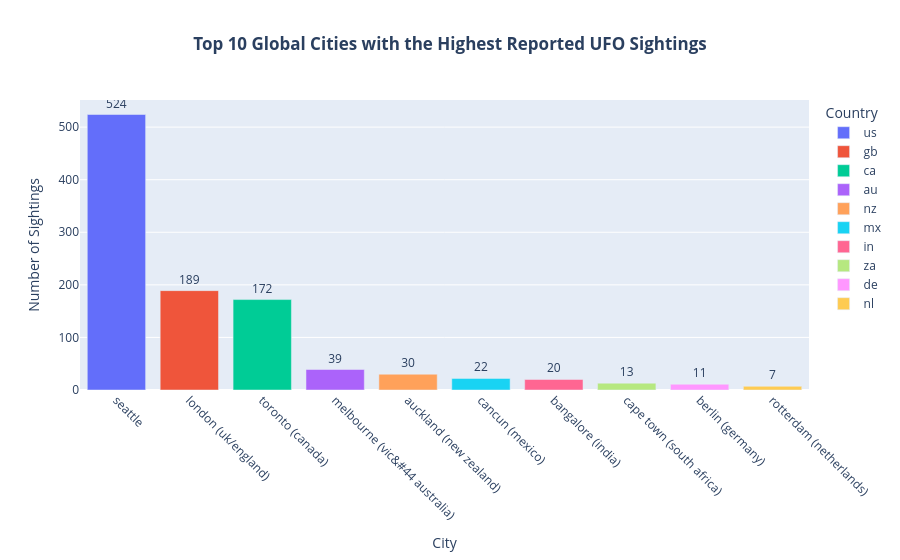

Notebook code cell kept with this figure:
### Markdown cell above
**Why This Chart Type?**:
- A bar chart makes cross-country comparison intuitive.
- Labels placed outside bars avoid clutter and meet readability standards.
- Country-color encoding reinforces geographic grouping.

**Design and Integrity Notes**
- City names were not standardized beyond dataset values; spelling variants may reflect reporting inconsistencies.
- The bars represent unadjusted counts, showing the total number of reported sightings without accounting for population size.
- This visualization does not imply any causal or behavioral mechanism.

### Code cell
import plotly.express as px

fig = px.bar(
    top_city_per_country,
    x="city",
    y="sighting_count",
    color="country_final",
    title="<b>Top 10 Global Cities with the Highest Reported UFO Sightings</b>",
    labels={
        "city": "City",
        "sighting_count": "Number of Sightings",
        "country_final": "Country"
    },
    text="sighting_count",
)

fig.update_traces(textposition="outside")

fig.update_layout(
    xaxis_tickangle=45,
    title_x=0.5,
    showlegend=True,
    bargap=0.2
)

fig.show()

### Figure 1 — Plotly figure (JSON) as saved in the notebook; plotly's stock layout.template omitted (floating-point values rounded to 4 significant figures)
{"data": [{"hovertemplate": "Country=us<br>City=%{x}<br>Number of Sightings=%{text}<extra></extra>", "legendgroup": "us", "marker": {"color": "#636efa", "pattern": {"shape": ""}}, "name": "us", "orientation": "v", "showlegend": true, "text": [524.0], "textposition": "outside", "type": "bar", "x": ["seattle"], "xaxis": "x", "y": [524], "yaxis": "y"}, {"hovertemplate": "Country=gb<br>City=%{x}<br>Number of Sightings=%{text}<extra></extra>", "legendgroup": "gb", "marker": {"color": "#EF553B", "pattern": {"shape": ""}}, "name": "gb", "orientation": "v", "showlegend": true, "text": [189.0], "textposition": "outside", "type": "bar", "x": ["london (uk/england)"], "xaxis": "x", "y": [189], "yaxis": "y"}, {"hovertemplate": "Country=ca<br>City=%{x}<br>Number of Sightings=%{text}<extra></extra>", "legendgroup": "ca", "marker": {"color": "#00cc96", "pattern": {"shape": ""}}, "name": "ca", "orientation": "v", "showlegend": true, "text": [172.0], "textposition": "outside", "type": "bar", "x": ["toronto (canada)"], "xaxis": "x", "y": [172], "yaxis": "y"}, {"hovertemplate": "Country=au<br>City=%{x}<br>Number of Sightings=%{text}<extra></extra>", "legendgroup": "au", "marker": {"color": "#ab63fa", "pattern": {"shape": ""}}, "name": "au", "orientation": "v", "showlegend": true, "text": [39.0], "textposition": "outside", "type": "bar", "x": ["melbourne (vic&#44 australia)"], "xaxis": "x", "y": [39], "yaxis": "y"}, {"hovertemplate": "Country=nz<br>City=%{x}<br>Number of Sightings=%{text}<extra></extra>", "legendgroup": "nz", "marker": {"color": "#FFA15A", "pattern": {"shape": ""}}, "name": "nz", "orientation": "v", "showlegend": true, "text": [30.0], "textposition": "outside", "type": "bar", "x": ["auckland (new zealand)"], "xaxis": "x", "y": [30], "yaxis": "y"}, {"hovertemplate": "Country=mx<br>City=%{x}<br>Number of Sightings=%{text}<extra></extra>", "legendgroup": "mx", "marker": {"color": "#19d3f3", "pattern": {"shape": ""}}, "name": "mx", "orientation": "v", "showlegend": true, "text": [22.0], "textposition": "outside", "type": "bar", "x": ["cancun (mexico)"], "xaxis": "x", "y": [22], "yaxis": "y"}, {"hovertemplate": "Country=in<br>City=%{x}<br>Number of Sightings=%{text}<extra></extra>", "legendgroup": "in", "marker": {"color": "#FF6692", "pattern": {"shape": ""}}, "name": "in", "orientation": "v", "showlegend": true, "text": [20.0], "textposition": "outside", "type": "bar", "x": ["bangalore (india)"], "xaxis": "x", "y": [20], "yaxis": "y"}, {"hovertemplate": "Country=za<br>City=%{x}<br>Number of Sightings=%{text}<extra></extra>", "legendgroup": "za", "marker": {"color": "#B6E880", "pattern": {"shape": ""}}, "name": "za", "orientation": "v", "showlegend": true, "text": [13.0], "textposition": "outside", "type": "bar", "x": ["cape town (south africa)"], "xaxis": "x", "y": [13], "yaxis": "y"}, {"hovertemplate": "Country=de<br>City=%{x}<br>Number of Sightings=%{text}<extra></extra>", "legendgroup": "de", "marker": {"color": "#FF97FF", "pattern": {"shape": ""}}, "name": "de", "orientation": "v", "showlegend": true, "text": [11.0], "textposition": "outside", "type": "bar", "x": ["berlin (germany)"], "xaxis": "x", "y": [11], "yaxis": "y"}, {"hovertemplate": "Country=nl<br>City=%{x}<br>Number of Sightings=%{text}<extra></extra>", "legendgroup": "nl", "marker": {"color": "#FECB52", "pattern": {"shape": ""}}, "name": "nl", "orientation": "v", "showlegend": true, "text": [7.0], "textposition": "outside", "type": "bar", "x": ["rotterdam (netherlands)"], "xaxis": "x", "y": [7], "yaxis": "y"}], "layout": {"bargap": 0.2, "barmode": "relative", "legend": {"title": {"text": "Country"}, "tracegroupgap": 0}, "showlegend": true, "title": {"text": "<b>Top 10 Global Cities with the Highest Reported UFO Sightings</b>", "x": 0.5}, "xaxis": {"anchor": "y", "domain": [0, 1], "tickangle": 45, "title": {"text": "City"}}, "yaxis": {"anchor": "x", "domain": [0, 1], "title": {"text": "Number of Sightings"}}}}
